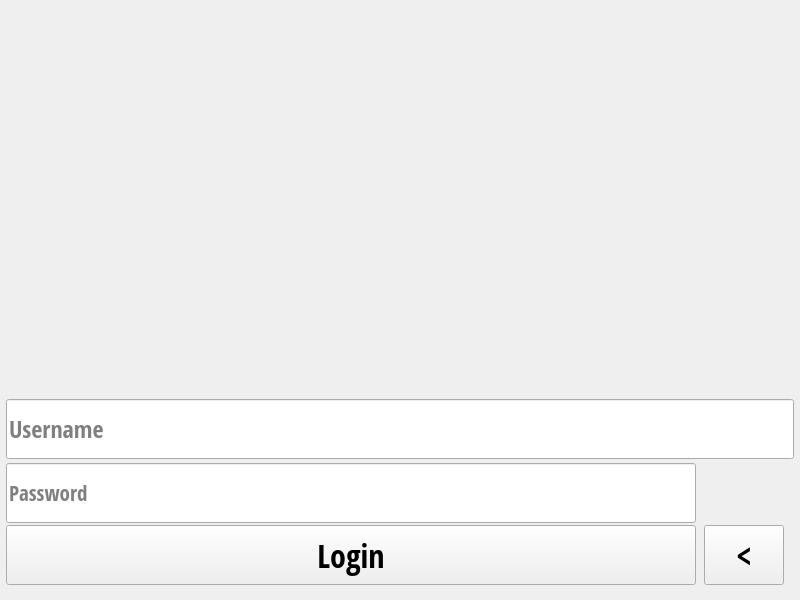
<?xml version="1.0" encoding="UTF-8"?>
<ui version="4.0">
 <class>MainWindow</class>
 <widget class="QMainWindow" name="MainWindow">
  <property name="geometry">
   <rect>
    <x>0</x>
    <y>0</y>
    <width>800</width>
    <height>600</height>
   </rect>
  </property>
  <property name="minimumSize">
   <size>
    <width>800</width>
    <height>600</height>
   </size>
  </property>
  <property name="maximumSize">
   <size>
    <width>800</width>
    <height>600</height>
   </size>
  </property>
  <property name="windowTitle">
   <string>SWEEP</string>
  </property>
  <property name="windowIcon">
   <iconset>
    <normaloff>logo.jpg</normaloff>logo.jpg</iconset>
  </property>
  <widget class="QWidget" name="centralwidget">
   <widget class="QLabel" name="label">
    <property name="geometry">
     <rect>
      <x>0</x>
      <y>0</y>
      <width>800</width>
      <height>600</height>
     </rect>
    </property>
    <property name="minimumSize">
     <size>
      <width>800</width>
      <height>600</height>
     </size>
    </property>
    <property name="maximumSize">
     <size>
      <width>800</width>
      <height>600</height>
     </size>
    </property>
    <property name="text">
     <string/>
    </property>
    <property name="pixmap">
     <pixmap>Downloads/download (1).xcf</pixmap>
    </property>
    <property name="scaledContents">
     <bool>true</bool>
    </property>
    <property name="alignment">
     <set>Qt::AlignCenter</set>
    </property>
   </widget>
   <widget class="QLabel" name="label_2">
    <property name="geometry">
     <rect>
      <x>6</x>
      <y>6</y>
      <width>788</width>
      <height>385</height>
     </rect>
    </property>
    <property name="minimumSize">
     <size>
      <width>788</width>
      <height>385</height>
     </size>
    </property>
    <property name="maximumSize">
     <size>
      <width>788</width>
      <height>385</height>
     </size>
    </property>
    <property name="text">
     <string/>
    </property>
    <property name="pixmap">
     <pixmap>logo.jpg</pixmap>
    </property>
    <property name="alignment">
     <set>Qt::AlignCenter</set>
    </property>
   </widget>
   <widget class="QLineEdit" name="lineEdit_username">
    <property name="geometry">
     <rect>
      <x>6</x>
      <y>399</y>
      <width>788</width>
      <height>60</height>
     </rect>
    </property>
    <property name="sizePolicy">
     <sizepolicy hsizetype="Expanding" vsizetype="Fixed">
      <horstretch>0</horstretch>
      <verstretch>60</verstretch>
     </sizepolicy>
    </property>
    <property name="minimumSize">
     <size>
      <width>788</width>
      <height>60</height>
     </size>
    </property>
    <property name="maximumSize">
     <size>
      <width>788</width>
      <height>60</height>
     </size>
    </property>
    <property name="font">
     <font>
      <family>Open Sans Condensed</family>
      <pointsize>18</pointsize>
      <weight>75</weight>
      <bold>true</bold>
     </font>
    </property>
    <property name="styleSheet">
     <string notr="true">font-size:18pt;</string>
    </property>
    <property name="placeholderText">
     <string>Username</string>
    </property>
   </widget>
   <widget class="QLineEdit" name="lineEdit_password">
    <property name="geometry">
     <rect>
      <x>6</x>
      <y>463</y>
      <width>690</width>
      <height>60</height>
     </rect>
    </property>
    <property name="minimumSize">
     <size>
      <width>689</width>
      <height>60</height>
     </size>
    </property>
    <property name="maximumSize">
     <size>
      <width>690</width>
      <height>60</height>
     </size>
    </property>
    <property name="font">
     <font>
      <family>Open Sans Condensed</family>
      <pointsize>16</pointsize>
      <weight>75</weight>
      <bold>true</bold>
     </font>
    </property>
    <property name="styleSheet">
     <string notr="true">font-size:16pt;</string>
    </property>
    <property name="echoMode">
     <enum>QLineEdit::Password</enum>
    </property>
    <property name="placeholderText">
     <string>Password</string>
    </property>
   </widget>
   <widget class="QPushButton" name="password_view">
    <property name="geometry">
     <rect>
      <x>704</x>
      <y>466</y>
      <width>80</width>
      <height>60</height>
     </rect>
    </property>
    <property name="minimumSize">
     <size>
      <width>80</width>
      <height>60</height>
     </size>
    </property>
    <property name="maximumSize">
     <size>
      <width>80</width>
      <height>60</height>
     </size>
    </property>
    <property name="text">
     <string/>
    </property>
    <property name="icon">
     <iconset>
      <normaloff>View.png</normaloff>View.png</iconset>
    </property>
    <property name="iconSize">
     <size>
      <width>30</width>
      <height>30</height>
     </size>
    </property>
    <property name="checkable">
     <bool>true</bool>
    </property>
    <property name="flat">
     <bool>true</bool>
    </property>
   </widget>
   <widget class="QPushButton" name="pushButton_back">
    <property name="geometry">
     <rect>
      <x>704</x>
      <y>525</y>
      <width>80</width>
      <height>60</height>
     </rect>
    </property>
    <property name="sizePolicy">
     <sizepolicy hsizetype="Minimum" vsizetype="Fixed">
      <horstretch>80</horstretch>
      <verstretch>60</verstretch>
     </sizepolicy>
    </property>
    <property name="minimumSize">
     <size>
      <width>80</width>
      <height>60</height>
     </size>
    </property>
    <property name="font">
     <font>
      <family>Open Sans Condensed</family>
      <pointsize>26</pointsize>
      <weight>75</weight>
      <italic>false</italic>
      <bold>true</bold>
     </font>
    </property>
    <property name="toolTip">
     <string>&lt;html&gt;&lt;head/&gt;&lt;body&gt;&lt;p&gt;&lt;span style=&quot; font-size:20pt; font-weight:600;&quot;&gt;&amp;lt;&lt;/span&gt;&lt;/p&gt;&lt;/body&gt;&lt;/html&gt;</string>
    </property>
    <property name="whatsThis">
     <string>&lt;html&gt;&lt;head/&gt;&lt;body&gt;&lt;p&gt;&lt;span style=&quot; font-size:20pt; font-weight:600;&quot;&gt;&amp;lt;&lt;/span&gt;&lt;/p&gt;&lt;/body&gt;&lt;/html&gt;</string>
    </property>
    <property name="styleSheet">
     <string notr="true">font-size:20;
</string>
    </property>
    <property name="text">
     <string>&lt;</string>
    </property>
   </widget>
   <widget class="QPushButton" name="pushbutton_login">
    <property name="geometry">
     <rect>
      <x>6</x>
      <y>525</y>
      <width>690</width>
      <height>60</height>
     </rect>
    </property>
    <property name="minimumSize">
     <size>
      <width>0</width>
      <height>60</height>
     </size>
    </property>
    <property name="maximumSize">
     <size>
      <width>16777215</width>
      <height>60</height>
     </size>
    </property>
    <property name="font">
     <font>
      <family>Open Sans Condensed</family>
      <pointsize>24</pointsize>
      <weight>50</weight>
      <bold>false</bold>
     </font>
    </property>
    <property name="mouseTracking">
     <bool>false</bool>
    </property>
    <property name="styleSheet">
     <string notr="true">font-size: 24pt;</string>
    </property>
    <property name="text">
     <string>Login</string>
    </property>
   </widget>
   <widget class="QLabel" name="label_3">
    <property name="geometry">
     <rect>
      <x>0</x>
      <y>0</y>
      <width>800</width>
      <height>600</height>
     </rect>
    </property>
    <property name="text">
     <string/>
    </property>
    <property name="pixmap">
     <pixmap>IMG_0536.jpeg</pixmap>
    </property>
    <property name="scaledContents">
     <bool>true</bool>
    </property>
   </widget>
   <zorder>label_3</zorder>
   <zorder>label</zorder>
   <zorder>label_2</zorder>
   <zorder>lineEdit_username</zorder>
   <zorder>lineEdit_password</zorder>
   <zorder>password_view</zorder>
   <zorder>pushButton_back</zorder>
   <zorder>pushbutton_login</zorder>
  </widget>
 </widget>
 <resources/>
 <connections/>
</ui>
